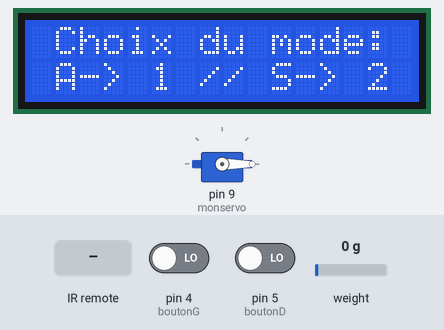
Simulated run of this sketch. Board: Arduino Uno, built with avr-gcc and run on an emulated ATmega328P. Parts: 16×2 character LCD, servo. The test bench sets the inputs (shaded band); at power-on: pin 4 (boutonG) LOW, pin 5 (boutonD) LOW, weight on the scale 0 g. What the sketch prints to the serial monitor is not drawn.

Above: at 3.2 s.
3.3 s: infrared code 0xFF30CF received
At 6.2 s:
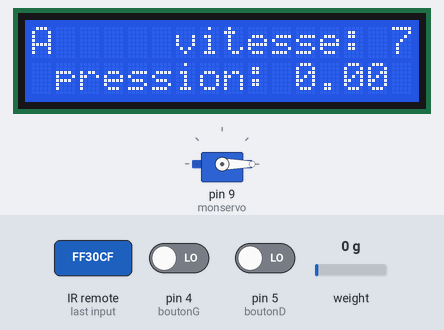
6.3 s: infrared code 0xFF18E7 received
At 8.3 s:
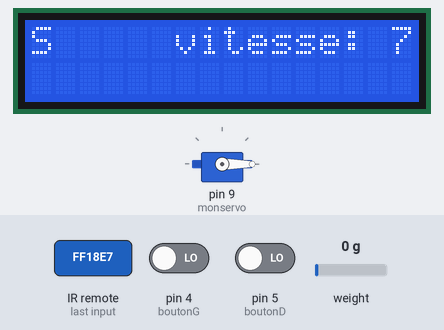
Timing chart, 0 to 9.8 s (numbered marks = the images above; inputs shaded):
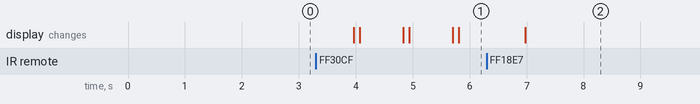

Measured:
- after the input at 3.3 s, the display: first changes after 0.67 s (image 1 shows a later state)
- after the input at 6.3 s, the display: changes after 0.67 s (image 2)

The sketch:

Mode_Totale_finale.ino
```cpp
#include "IRremote.h"
#include "HX711.h"
#include <Servo.h>
#include <LiquidCrystal.h>
#define DOUT  3
#define CLK  2

int receiver = 6;
int choix = 0;
float calibration_factor = -41000;
int positionservo = 0;
int vitesse=0;
int boutonG = 4;
int etatboutonG = 0;
int boutonD = 5;
int etatboutonD = 0;

HX711 scale;
Servo monservo;
LiquidCrystal lcd(7,8,10,11,12,13);
IRrecv irrecv(receiver);
decode_results results;

void translateIR()
{
switch(results.value)
{
  case 0xFF30CF: Serial.println("mode automatique");  choix = 1;  break;
  case 0xFF18E7: Serial.println("mode semi-automatique"); choix = 2;   break;
 default:

  Serial.println("appuyer sur 1 ou 2");
}
 delay(500);
}

 void setup()
{
  Serial.begin(9600);


 lcd.begin(16,2);
 lcd.print(" Choix du mode:"   );
 lcd.setCursor(0,1);
 lcd.print (" A-> 1 // S-> 2" );
 lcd.setCursor(0,2);

  Serial.println("## BONJOUR   ## ");
  Serial.println("Choix du mode: ");
  irrecv.enableIRIn();
/*
  Serial.println("HX711 calibration sketch");
  Serial.println("Remove all weight from scale");
  Serial.println("After readings begin, place known weight on scale");
  Serial.println("Press + or a to increase calibration factor");
  Serial.println("Press - or z to decrease calibration factor");*/
  scale.begin(DOUT, CLK);
  scale.set_scale();
  scale.tare();
  monservo.attach(9);
  monservo.write (0);

long zero_factor = scale.read_average();
  /*Serial.print("Zero factor: ");
  Serial.println(zero_factor);*/
  pinMode (boutonG, INPUT);
  monservo.attach(9);
  monservo.write (0);
  pinMode (boutonD, INPUT);
}
void loop()
{
  if (irrecv.decode(&results)) {

translateIR();
irrecv.resume();
}

 if ( choix ==1) {

 scale.set_scale(calibration_factor);
  Serial.print("Reading: ");
  Serial.print(scale.get_units(), 1);
  float jauge = jauge / 10;
  Serial.print(" Kgs");
  Serial.print(" calibration_factor: ");
  Serial.print(calibration_factor);
  Serial.println();
  Serial.print(" position servo ");
Serial.print(positionservo);
Serial.println();

lcd.begin(16,2);
lcd.print("A     vitesse: "   );
lcd.print(vitesse);
lcd.setCursor(0,1);
lcd.print (" pression: " );
lcd.print(scale.get_units());
lcd.setCursor(0,2);

delay(500);

  if(Serial.available())
{
    char temp = Serial.read();
    if(temp == '+' || temp == 'a')
      calibration_factor += 10;
    else if(temp == '-' || temp == 'z')
      calibration_factor -= 10;

 }

 int pression = scale.get_units();


if (pression > 40 and positionservo <= 50 ) {

  positionservo = positionservo +10;

  pression = pression -20;
  monservo.write (pression);
   monservo.write (positionservo);
   delay(200);
 }

if (pression < 20 and positionservo >0  ) {

  positionservo = positionservo -10;

   pression = pression +1;
      monservo.write (pression);
   monservo.write (positionservo);
   delay(200);

}

 if(positionservo == 0 ) {

  vitesse = 7;
}

 if(positionservo == 10 ) {

  vitesse = 6;
}

 if(positionservo == 20 ) {

  vitesse = 5;
}

 if(positionservo == 30 ) {

  vitesse = 4;
}

 if(positionservo == 40 ) {

  vitesse = 3;
}

 if(positionservo == 50 ) {

  vitesse = 2;
}

 if(positionservo == 60 ) {

  vitesse = 1;
}
}

else if ( choix == 2) {

 lcd.begin(16,2);
 lcd.print("S     vitesse: ");
 lcd.print(vitesse);
 lcd.setCursor(0,1);

 etatboutonG = digitalRead (boutonG);
 etatboutonD = digitalRead (boutonD);

 if (etatboutonG==HIGH and positionservo<60) {

  positionservo = positionservo +10;
   monservo.write (positionservo);
   delay(200);
}

if (etatboutonD==HIGH and positionservo>0) {
positionservo = positionservo -10;
monservo.write (positionservo);
delay(200);
}
  if(positionservo == 0 ) {

 vitesse = 7;
}

 if(positionservo == 10 ) {

  vitesse = 6;
}

 if(positionservo == 20 ) {

  vitesse = 5;
}

 if(positionservo == 30 ) {

  vitesse = 4;
}

 if(positionservo == 40 ) {

  vitesse = 3;
}

 if(positionservo == 50 ) {

  vitesse = 2;
}

 if(positionservo == 60 ) {

  vitesse = 1;
}

}
}
```
